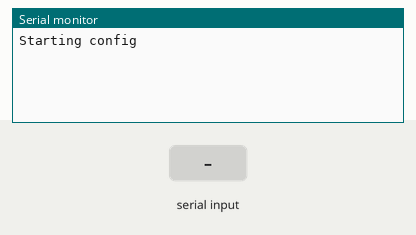
Simulated run of this sketch. Board: Arduino Leonardo, built with avr-gcc and run on an emulated ATmega32U4. On the bench: the last lines printed to the serial monitor. Inputs (shaded band) come from the test bench.

Above: at 2.2 s.
2.3 s: "1" received over the second serial link
At 3.0 s:
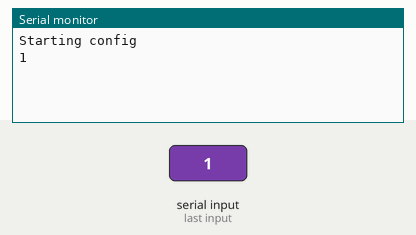
3.8 s: "0" received over the second serial link
At 4.2 s:
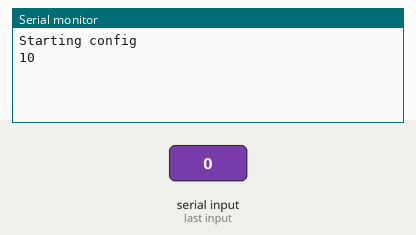

Measured:
- after the input at 2.3 s, the serial monitor: prints a new line at once (image 1)
- after the input at 3.8 s, the serial monitor: prints a new line at once (image 2)

The sketch:

Bluetooth-mate-gold-config.ino
```cpp
//http://cdn.sparkfun.com/datasheets/Wireless/Bluetooth/bluetooth_cr_UG-v1.0r.pdf
//$$$ enter the command mode
//S(commandKey) in command mode means SET
//SU,<value> is setting the baud rate
//SU D: would give details of the bluetooth (setings)
// --- command means exit the configuration mode
//SN means naming the bluetooth
//SP was to set the pin number

#define ROBOT_NAME "NodeBot"

//Baud rate for bluetooth
 #define Current_BLUETOOTH_SPEED 57600

#include <SoftwareSerial.h>

// Swap RX/TX connections on bluetooth chip
//   Pin 10 --> Bluetooth TX
//   Pin 11 --> Bluetooth RX
SoftwareSerial bluetooth(2, 3); // RX, TX


void setup()
{
  Serial.begin(9600);
  while (!Serial) {
    ; // wait for serial port to connect. Needed for Leonardo only
  }
  Serial.println("Starting config");
  bluetooth.begin(Current_BLUETOOTH_SPEED);
  delay(1000);

  bluetooth.print("$");  // Print three times individually
  bluetooth.print("$");
  bluetooth.print("$");  // Enter command mode
}

void loop()
{
  if(bluetooth.available())  // If the bluetooth sent any characters
  {
    // Send any characters the bluetooth prints to the serial monitor
    Serial.print((char)bluetooth.read());
  }
  if(Serial.available())  // If stuff was typed in the serial monitor
  {
    // Send any characters the Serial monitor prints to the bluetooth
    bluetooth.print((char)Serial.read());
  }
  // and loop forever and ever!
}
```
